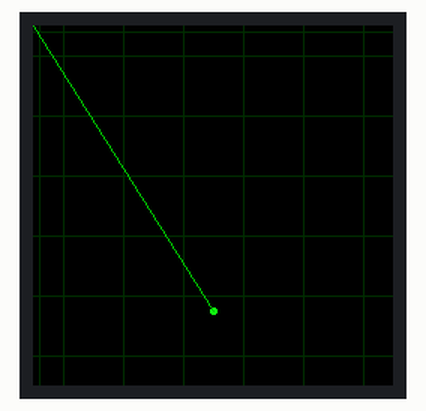
Bench run of a sketch on a simulated Arduino Uno, built with avr-gcc and run on an emulated ATmega328P. On the bench: 240×240 colour display. Random numbers use the default seed unless the sketch sets one.

Above: at 0.37 s.
At 5.43 s:
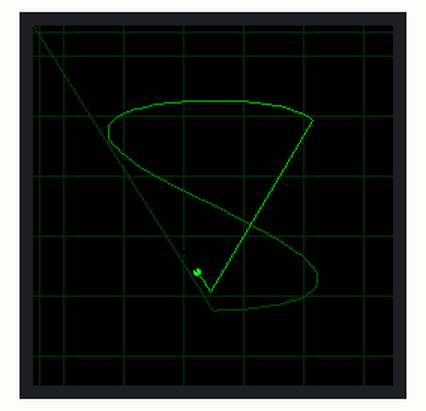
At 10.54 s:
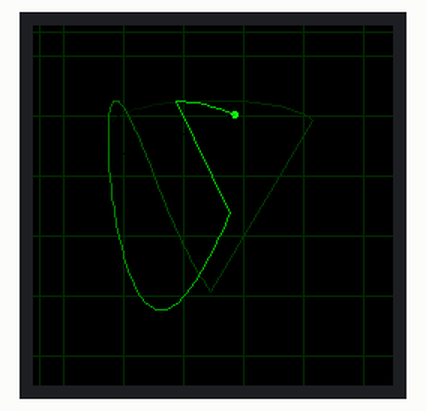
At 20.19 s:
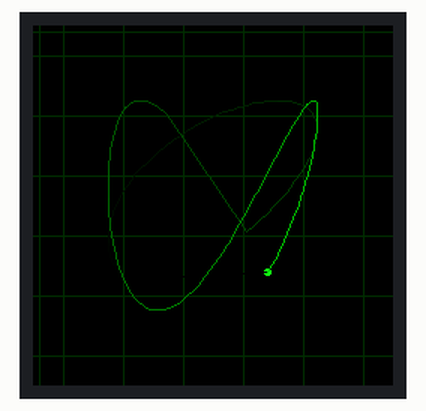
At 29.77 s:
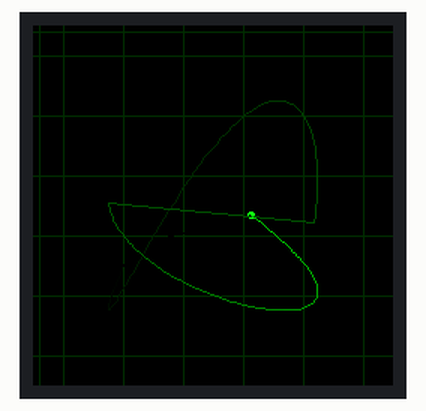
At 39.37 s:
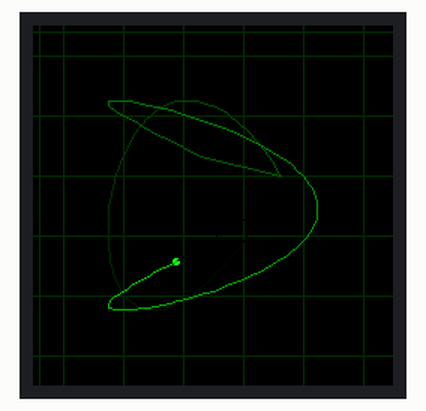

The sketch:

fakey_vectorscope_lissajous.ino
```cpp
/**
 * Fakey_VectorScope_Lissajous.ino -- fake vectorscope for Hackaday Supercon 2023
 * 22 Oct 2023 - @todbot / Tod Kurt
 */

 #include <Arduino_GFX_Library.h>

Arduino_DataBus *bus = new Arduino_RPiPicoSPI(5 /* DC */, 1 /* CS */, 2 /* SCK */, 3 /* MOSI */, GFX_NOT_DEFINED /* MISO */);
Arduino_GFX *gfx = new Arduino_GC9A01(bus, 4 /* RST */, 0 /* r */, true /* ips */ ); // IPS is set on GC9A01

const int num_trails = 200;  // cannot go over 255
const int change_millis = 5000;

uint8_t r = 70; // radius of lissajous
float a = 0.6;
float b = 0.3;
float phi = 0;
float phi_inc = 0.1;

uint8_t x, y;
uint8_t dot_size = 2;

// our very cheezy circular buffer storing past positions
int trails_x[num_trails];
int trails_y[num_trails];
int trails_pos = 0;

uint32_t last_millis;

void setup() {
  Serial.begin(115200);
  bus->begin(80000000);
  if (!gfx->begin()){
    Serial.println("gfx->begin() failed!");
  }
  gfx->fillScreen(BLACK);
}

void loop() {
  gfx->startWrite();

  // draw grid lines
  for( int i=0; i< 7; i++) {
    uint8_t d = 20 + i*40;
    gfx->drawLine( 0, d,  239, d, gfx->color565(0, 44, 0));
    gfx->drawLine( d, 0,  d, 239, gfx->color565(0, 44, 0));
  }
  gfx->endWrite();

  gfx->startWrite();
  gfx->fillCircle(x,y, dot_size, BLACK);  // erase last position

  // compute new position
  x = 120 + r * sin( a*phi );
  y = 120 + r * cos( b*phi );
  phi += phi_inc;

  // save new position
  trails_x[ trails_pos ] = x;
  trails_y[ trails_pos ] = y;
  trails_pos = (trails_pos+1) % num_trails;

  // draw new position
  int16_t c = gfx->color565(0x11, 0xff, 0x11);
  gfx->fillCircle(x, y, dot_size, c);

  // draw trails
  uint8_t ltx=x, lty=y; // last tx & ty for line drawing
  for(int i=0; i<num_trails; i++) {
    int ii = (trails_pos + i) % num_trails;   // very cheezy FIFO buffer
    uint8_t tx = trails_x[ii];
    uint8_t ty = trails_y[ii];
    uint8_t gg = (i*(255/num_trails));
    c = gfx->color565(0, gg, 0);
    gfx->drawLine(tx,ty, ltx, lty, c);
    ltx = tx; lty = ty;
  }
  gfx->endWrite();

  if ((millis() - last_millis) > change_millis ) {
    last_millis = millis();
    //gfx->fillScreen(BLACK);
    a = 0.2 + 0.7*random(100)/100.0;
    b = 0.2 + 0.7*random(100)/100.0;
  }

  // delay(30);

}
```
